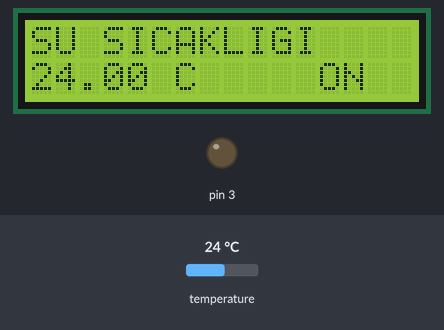
Recording of a sketch running on a simulated Arduino Uno, built with avr-gcc and run on an emulated ATmega328P. Parts: 16×2 character LCD, output pins drawn as LEDs (lit = HIGH). The inputs (shaded band) are chosen by the test bench; at power-on: temperature 24 °C. What the sketch prints to the serial monitor is not drawn.

Above: at 1.2 s.
1.3 s: temperature set to 5.4 °C
At 3.0 s:
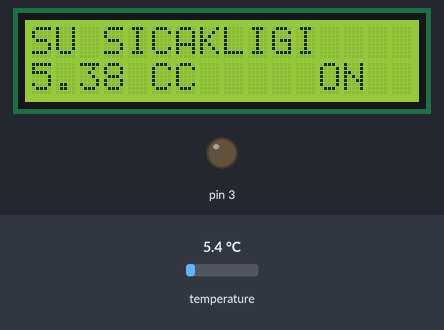
4.1 s: temperature set to 4.6 °C
At 5.6 s:
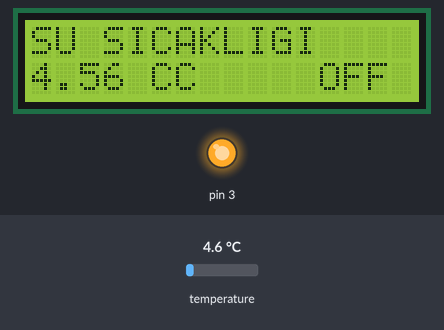
6.6 s: temperature set to 6.2 °C
At 8.4 s:
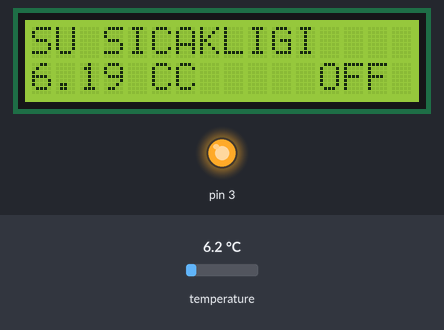
9.4 s: temperature set to 7.7 °C
At 11.0 s:
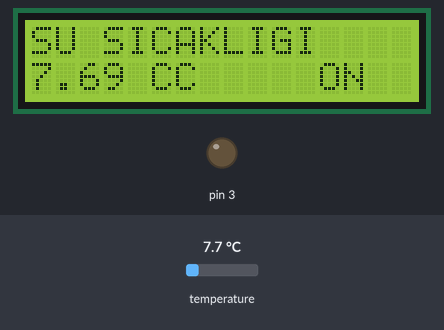
Timing chart, 0 to 12.5 s (numbered marks = the images above; inputs shaded):
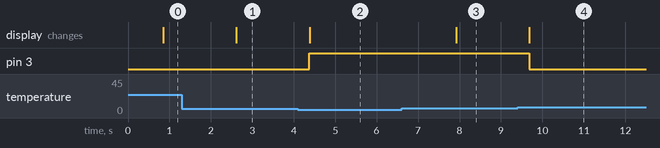

The sketch:

watercooler.ino
```cpp
#include <OneWire.h>
#include <DallasTemperature.h>
#include <LiquidCrystal.h>
const int pin_RS = 8;
const int pin_EN = 9;
const int pin_d4 = 4;
const int pin_d5 = 5;
const int pin_d6 = 6;
const int pin_d7 = 7;
const int pin_BL = 10;
LiquidCrystal lcd( pin_RS,  pin_EN,  pin_d4,  pin_d5,  pin_d6,  pin_d7);
float temp;
bool flag = true;
OneWire oneWire(2);
DallasTemperature sensors(&oneWire);
void setup() {
  lcd.begin(16,2);

  // put your setup code here, to run once:
  Serial.begin(9600);
  sensors.begin();
  pinMode(3,OUTPUT);


}

void loop() {
  sensors.requestTemperatures();
  temp=sensors.getTempCByIndex(0);
  Serial.println(temp);
  flag=controller(3,temp,flag);
  lcd.setCursor(0,0);
  lcd.print("SU SICAKLIGI ");
  lcd.setCursor(0,1);
  lcd.print(temp);
  lcd.print(" C");
  delay(1000);


}
bool controller(int pinNo,float temp,bool flag){
  if(temp>7){
    digitalWrite(pinNo,LOW);
    flag=true;
    onoff(true);

  }
  else if(temp<5){
    flag=false;
    digitalWrite(pinNo,HIGH);
    onoff(false);
  }
  else if(flag==true){
    digitalWrite(pinNo,LOW);
    onoff(true);
  }
  else if(flag==false){
    digitalWrite(pinNo,HIGH);
    onoff(false);

  }
  return flag;
}
void onoff(bool check){
  lcd.setCursor(12,1);
  if(check == true){

    lcd.print("ON ");


  }
  else{
    lcd.print("OFF");
  }
}
```

Measured:
- the behaviour switches between 5 and 4.9 °C on temperature (found by bisection; images 1 and 2)
- the behaviour switches between 7 and 7.1 °C on temperature (found by bisection; images 3 and 4)
- after the input at 1.3 s, the display: changes after 1.3 s (image 1)
- after the input at 4.1 s, pin 3: LOW → HIGH after 0.28 s; the display: changes after 0.28 s (image 2)
- after the input at 6.6 s, the display: changes after 1.3 s (image 3)
- after the input at 9.4 s, pin 3: HIGH → LOW after 0.28 s; the display: changes after 0.29 s (image 4)
